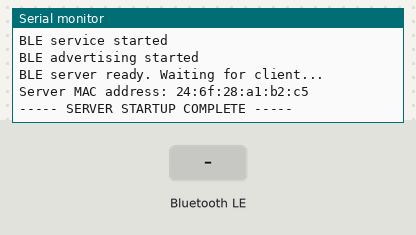
Recording of a sketch running on a simulated ESP32-C6. On the bench: the last lines printed to the serial monitor. The test bench sets the inputs (shaded band). Nothing arrives over Bluetooth unless stated; a phone connects over Bluetooth LE 3 s after start.

Above: at 2.2 s.
2.3 s: Bluetooth LE write "," received
At 3.1 s:
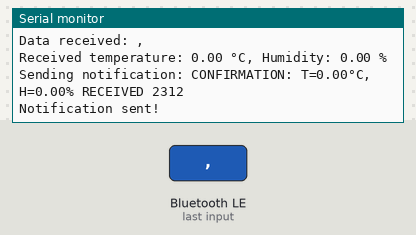
3.8 s: Bluetooth LE write "5" received
At 3.96 s:
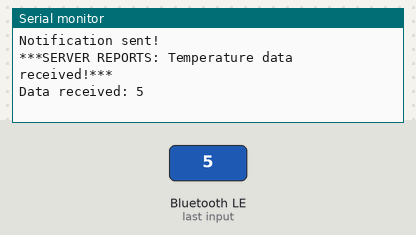

The sketch:

5-s-server.ino
```cpp
// Device B (Server) - Data reception and response sending

#include <BLEDevice.h>
#include <BLEUtils.h>
#include <BLEServer.h>

#define SERVICE_UUID        "4fafc201-1fb5-459e-8fcc-c5c9c331914b"
#define CHAR_TEMP_UUID      "beb5483e-36e1-4688-b7f5-ea07361b26a8" // For temperature reception
#define CHAR_RESPONSE_UUID  "beb5483e-36e1-4688-b7f5-ea07361b26a9" // For response sending

BLEServer *pServer = NULL;
BLECharacteristic *pTempCharacteristic = NULL;
BLECharacteristic *pResponseCharacteristic = NULL;
bool deviceConnected = false;
String receivedData = "";

class MyServerCallbacks: public BLEServerCallbacks {
  void onConnect(BLEServer* pServer) {
    deviceConnected = true;
    Serial.println("***SERVER REPORTS: Client connected***");
  }

  void onDisconnect(BLEServer* pServer) {
    deviceConnected = false;
    Serial.println("***SERVER REPORTS: Client disconnected***");

    Serial.println("Restarting advertising...");
    pServer->startAdvertising();
    Serial.println("Advertising renewed.");
  }
};

class TempCharacteristicCallbacks: public BLECharacteristicCallbacks {
  void onWrite(BLECharacteristic *pCharacteristic) {
    Serial.println("***SERVER REPORTS: Temperature data received!***");

    uint8_t* pData = pCharacteristic->getData();
    size_t dataLength = pCharacteristic->getLength();

    if (dataLength > 0) {
      receivedData = "";
      for (int i = 0; i < dataLength; i++) {
        receivedData += (char)pData[i];
      }

      Serial.println("Data received: " + receivedData);

      int commaPosition = receivedData.indexOf(",");
      if (commaPosition != -1) {
        String temperatureString = receivedData.substring(0, commaPosition);
        String humidityString = receivedData.substring(commaPosition + 1);

        float temperature = temperatureString.toFloat();
        float humidity = humidityString.toFloat();

        Serial.print("Received temperature: ");
        Serial.print(temperature);
        Serial.print(" °C, Humidity: ");
        Serial.print(humidity);
        Serial.println(" %");

        String response = "CONFIRMATION: T=" + String(temperature) + "°C, H=" + String(humidity) + "% RECEIVED " + String(millis());

        pResponseCharacteristic->setValue(response.c_str());

        Serial.println("Sending notification: " + response);
        pResponseCharacteristic->notify();
        Serial.println("Notification sent!");
      }
    } else {
      Serial.println("ERROR: Empty data received");
    }
  }

  void onRead(BLECharacteristic *pCharacteristic) {
    Serial.println("***SERVER REPORTS: Client reading temperature data***");
  }
};

class ResponseCharacteristicCallbacks: public BLECharacteristicCallbacks {
  void onRead(BLECharacteristic *pCharacteristic) {
    Serial.println("***SERVER REPORTS: Client reading response data***");
  }

  void onNotify(BLECharacteristic *pCharacteristic) {
    Serial.println("***SERVER REPORTS: Response notification sent***");
  }
};

void setup() {
  Serial.begin(115200);
  delay(1000);
  Serial.println("\n\n----- SERVER STARTUP (SCENARIO 5) -----");
  Serial.println("Device B (Server) - Two-way BLE communication");

  BLEDevice::init("ESP32-C6_Server_S5");
  Serial.println("BLE device initialized");

  pServer = BLEDevice::createServer();
  pServer->setCallbacks(new MyServerCallbacks());
  Serial.println("BLE server created");

  BLEService *pService = pServer->createService(SERVICE_UUID);
  Serial.println("BLE service created");

  pTempCharacteristic = pService->createCharacteristic(
                      CHAR_TEMP_UUID,
                      BLECharacteristic::PROPERTY_READ |
                      BLECharacteristic::PROPERTY_WRITE
                    );

  pTempCharacteristic->setValue("Waiting for temperature data...");
  pTempCharacteristic->setCallbacks(new TempCharacteristicCallbacks());
  Serial.println("Temperature characteristic created");

  pResponseCharacteristic = pService->createCharacteristic(
                      CHAR_RESPONSE_UUID,
                      BLECharacteristic::PROPERTY_READ |
                      BLECharacteristic::PROPERTY_NOTIFY
                    );

  pResponseCharacteristic->setValue("Waiting to send response...");
  pResponseCharacteristic->setCallbacks(new ResponseCharacteristicCallbacks());
  Serial.println("Response characteristic created");

  pService->start();
  Serial.println("BLE service started");

  BLEAdvertising *pAdvertising = BLEDevice::getAdvertising();
  pAdvertising->addServiceUUID(SERVICE_UUID);
  pAdvertising->setScanResponse(true);
  pAdvertising->setMinPreferred(0x06);
  pAdvertising->setMinPreferred(0x12);

  pAdvertising->setMinInterval(0x20); // 20ms
  pAdvertising->setMaxInterval(0x40); // 40ms

  BLEDevice::startAdvertising();
  Serial.println("BLE advertising started");

  Serial.println("BLE server ready. Waiting for client...");

  Serial.print("Server MAC address: ");
  Serial.println(BLEDevice::getAddress().toString().c_str());
  Serial.println("----- SERVER STARTUP COMPLETE -----\n");
}

void loop() {
  static bool lastConnectionState = false;
  static unsigned long lastStatusTime = 0;

  if (deviceConnected != lastConnectionState) {
    lastConnectionState = deviceConnected;
    Serial.println(deviceConnected ? "STATUS: Client active" : "STATUS: Client inactive");
  }

  if (millis() - lastStatusTime > 10000) {
    lastStatusTime = millis();
    Serial.print("STATUS REMINDER: Server ");
    Serial.println(deviceConnected ? "connected to client" : "waiting for client connection");
    Serial.print("Server MAC: ");
    Serial.println(BLEDevice::getAddress().toString().c_str());
  }

  delay(1000);
}
```

Measured:
- after the input at 2.3 s, the serial monitor: prints a new line at once (image 1)
- after the input at 3.8 s, the serial monitor: prints a new line at once (image 2)
